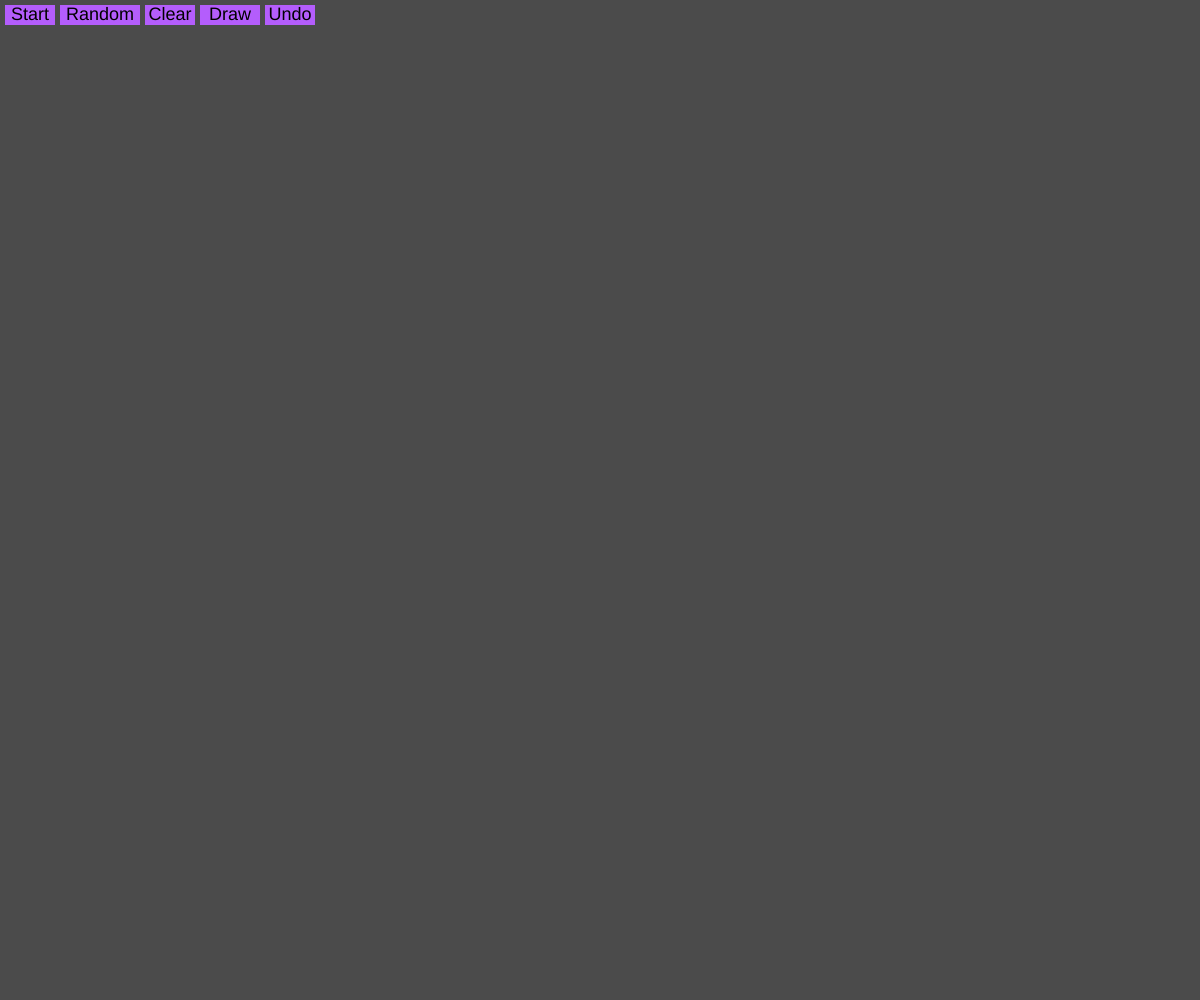
Frame 1 (no input)
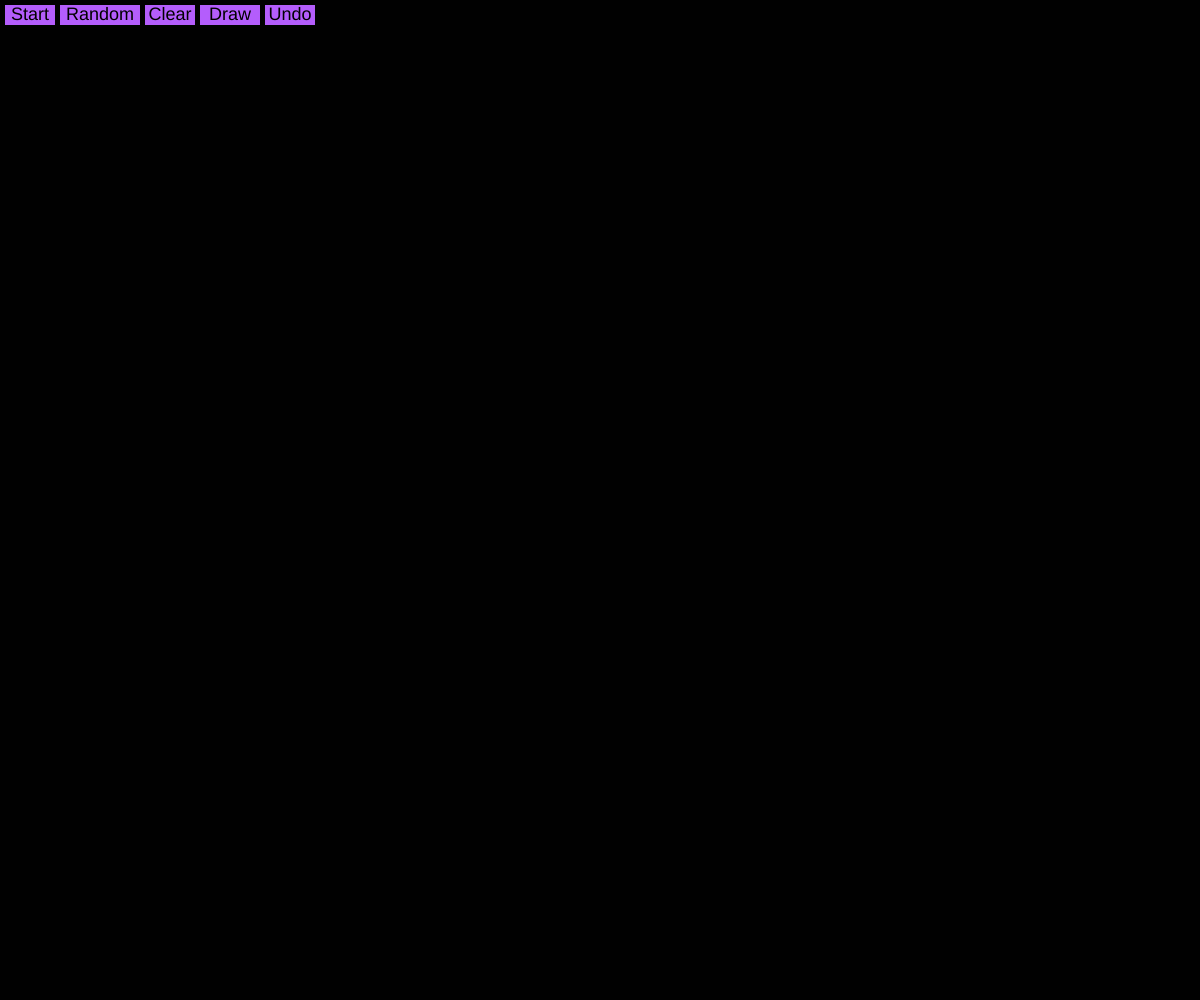
Frame 60 (no input)
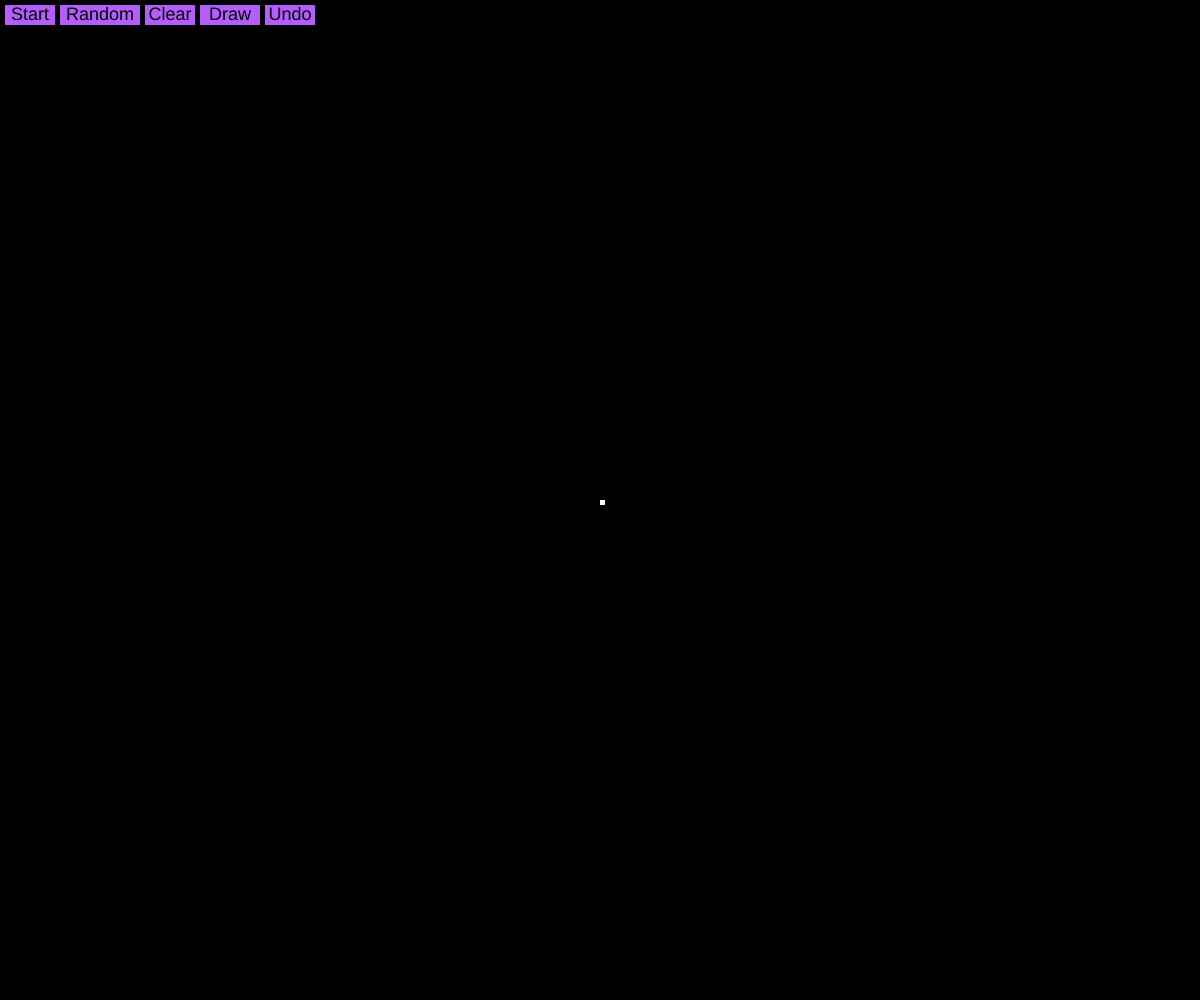
Frame 120 (the mouse pressed at the canvas centre since frame 60)

The p5.js sketch that drew these frames (run headless with seeded random() and noise() and a simulated clock; from frame 60 on, the mouse is pressed at the canvas centre):

// p5.js sketch
// ── sketch.js
class Button {
    constructor(text, x, y, w, h, r) {
        this.text = text;
        this.x = x;
        this.y = y;
        this.w = w;
        this.h = h;
        this.r = r;
    }

    draw() {
        noStroke();
        fill(180, 93, 252);
        rect(this.x, this.y, this.w, this.h, this.r);

        fill(0);
        textSize(this.h - 2);
        textAlign(CENTER, CENTER);
        text(this.text, this.x + this.w / 2, this.y + this.h / 2);
    }

    clicked() {
        return mouseIsPressed && mouseX > this.x && mouseX < this.x + this.w && mouseY > this.y && mouseY < this.y + this.h;
    }
}

// Adapted from Daniel Shiffman
function make2DArray(cols, rows) {
    let arr = new Array(cols);
    for (let i = 0; i < arr.length; i++) {
        arr[i] = new Array(rows);
    }
    return arr;
}

let grid;
let draw_grid;
let old_draw_grid;
let cols;
let rows;
let resolution = 5;
let bframe = 0;

let start = false;
let buttonReady = true;
let drawing = true;

let startBtn = new Button("Start", resolution, resolution, resolution * 10, resolution * 4);
let randomizeBtn = new Button("Random", resolution + startBtn.x + startBtn.w, resolution, resolution * 16, resolution * 4);
let clearBtn = new Button("Clear", resolution + randomizeBtn.x + randomizeBtn.w, resolution, resolution * 10, resolution * 4);
let drawEraseBtn = new Button("Draw", resolution + clearBtn.x + clearBtn.w, resolution, resolution * 12, resolution * 4);
let undoBtn = new Button("Undo", resolution + drawEraseBtn.x + drawEraseBtn.w, resolution, resolution * 10, resolution * 4);

let pauseBtn = new Button("Pause", resolution, resolution, resolution * 12, resolution * 4);

function setup() {
    createCanvas(windowWidth, windowHeight);
    cols = ceil(width / resolution);
    rows = ceil(height / resolution);
    grid = make2DArray(cols, rows);
    for (let i = 0; i < cols; i++) {
        for (let j = 0; j < rows; j++) {
            grid[i][j] = 0;
        }
    }
    draw_grid = grid;
    old_draw_grid = draw_grid;
}

function mousePressed() {
    let x = round(mouseX / resolution);
    let y = round(mouseY / resolution);
    if (grid[x]) grid[x][y] = drawing ? 1 : 0;
}

function mouseDragged() {
    let x = round(mouseX / resolution);
    let y = round(mouseY / resolution);
    if (grid[x]) grid[x][y] = drawing ? 1 : 0;
}

function mouseReleased() {
    if (!start) {
        old_draw_grid = draw_grid;
        draw_grid = grid;
    }
}

function draw() {
    background(0, 180);

    if (start) {
        for (let i = 0; i < cols; i++) {
            for (let j = 0; j < rows; j++) {
                let x = i * resolution;
                let y = j * resolution;
                if (grid[i][j] == 1) {
                    fill(255);
                    rect(x, y, resolution, resolution);
                }
            }
        }

        let next = make2DArray(cols, rows);

        for (let i = 0; i < cols; i++) {
            for (let j = 0; j < rows; j++) {
                let state = grid[i][j];
                let sum = 0;
                let neighbors = countNeighbors(grid, i, j);

                if (state == 0 && neighbors == 3) {
                    next[i][j] = 1;
                } else if (state == 1 && (neighbors < 2 || neighbors > 3)) {
                    next[i][j] = 0;
                } else {
                    next[i][j] = state;
                }
            }
        }

        grid = next;

        pauseBtn.draw();

        if (pauseBtn.clicked() && buttonReady) {
            start = false;
            buttonReady = false;
        }

    } else {
        for (let i = 0; i < cols; i++) {
            for (let j = 0; j < rows; j++) {
                let x = i * resolution;
                let y = j * resolution;
                if (grid[i][j] == 1) {
                    fill(255);
                    rect(x, y, resolution, resolution);
                }
            }
        }

        startBtn.draw();
        randomizeBtn.draw();
        clearBtn.draw();
        drawEraseBtn.draw();
        undoBtn.draw();

        if (buttonReady) {
            if (startBtn.clicked()) {
                start = true;
                buttonReady = false;

            } else if (randomizeBtn.clicked()) {
                for (let i = 0; i < cols; i++) {
                    for (let j = 0; j < rows; j++) {
                        grid[i][j] = floor(random(2));
                    }
                }

                buttonReady = false;

            } else if (clearBtn.clicked()) {
                for (let i = 0; i < cols; i++) {
                    for (let j = 0; j < rows; j++) {
                        grid[i][j] = 0;
                    }
                }

                buttonReady = false;
            } else if (drawEraseBtn.clicked()) {
                if (drawing) {
                    drawEraseBtn.text = "Erase";
                    drawing = false;
                } else {
                    drawEraseBtn.text = "Draw";
                    drawing = true;
                }

                buttonReady = false;
            } else if (undoBtn.clicked()) {
                grid = old_draw_grid;
                buttonReady = false;
            }
        }
    }

    if (!buttonReady) {
        bframe++;
    }

    if (bframe > 30) {
        bframe = 0;
        buttonReady = true;
    }
}

function countNeighbors(grid, x, y) {
    let sum = 0;
    for (let i = -1; i < 2; i++) {
        for (let j = -1; j < 2; j++) {
            let col = (x + i + cols) % cols;
            let row = (y + j + rows) % rows;
            sum += grid[col][row];
        }
    }

    sum -= grid[x][y];
    return sum;
}
